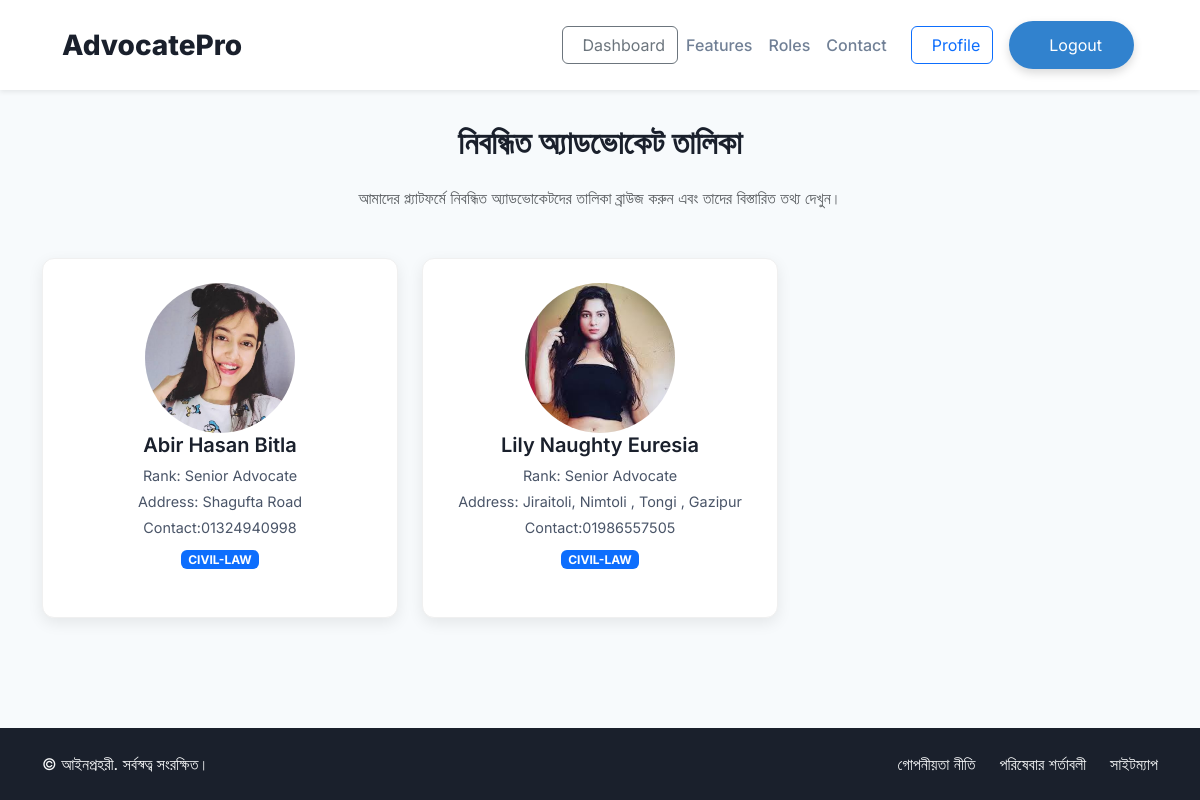
The page /advocate/registered_advocate.php (signed in) on the database as committed earlier.
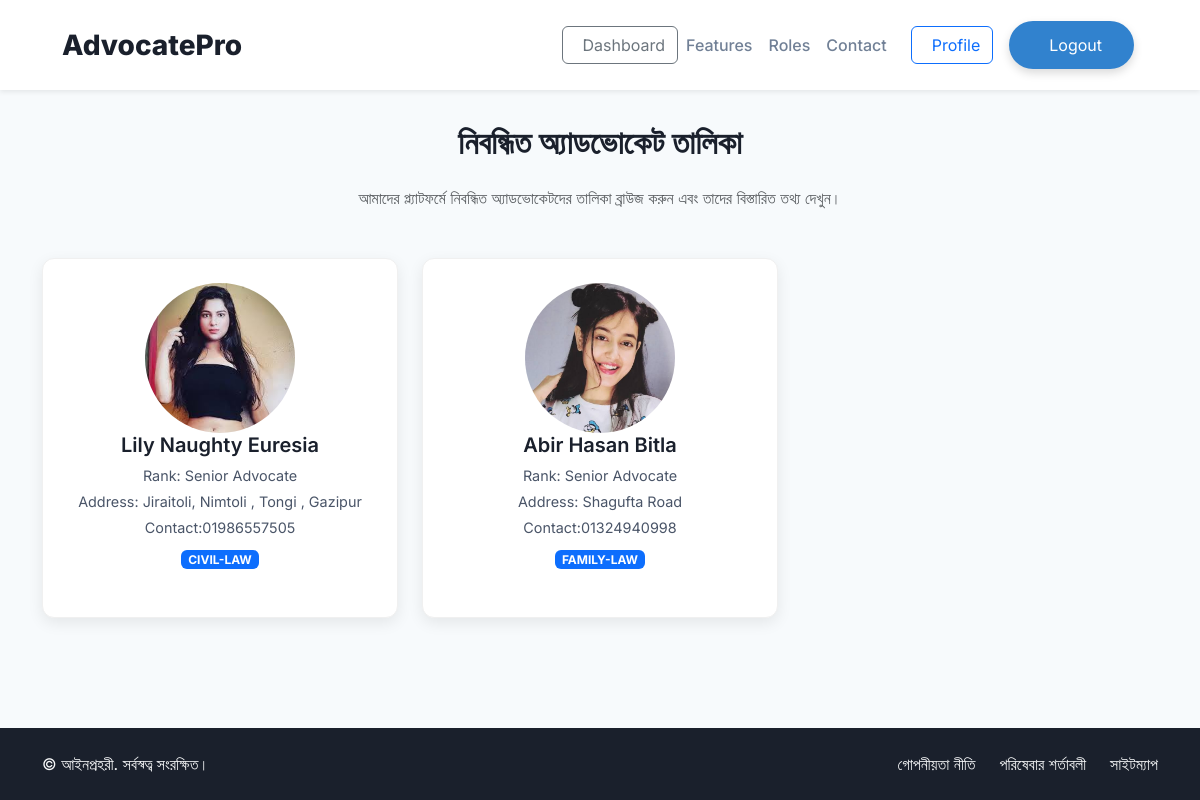
The same page on the database as committed later.
### tables this page shows
CREATE TABLE `users` (
  `id` int NOT NULL,
  `unique_code` varchar(1000) NOT NULL,
  `name` varchar(500) NOT NULL,
  `email` varchar(255) NOT NULL,
  `phone` varchar(255) NOT NULL,
  `password` varchar(255) NOT NULL,
  `role` varchar(255) NOT NULL
);

CREATE TABLE `profile` (
  `user_id` int NOT NULL,
  `name` varchar(255) NOT NULL,
  `post` varchar(255) NOT NULL,
  `address` varchar(500) NOT NULL,
  `contact` varchar(255) NOT NULL,
  `email` varchar(255) NOT NULL,
  `meet_link` varchar(255) NOT NULL,
  `img_name` varchar(1000) NOT NULL,
  `specialization` varchar(255) NOT NULL,
  `language` varchar(100) NOT NULL,
  `fees` int NOT NULL
);

### advocate/registered_advocate.php (the view, shortened to what this page needs)
<!DOCTYPE html>
<html lang="en">
<head>
    <link href="https://cdn.jsdelivr.net/npm/bootstrap@5.3.3/dist/css/bootstrap.min.css" rel="stylesheet" xintegrity="sha384-QWTKZyjpPEjISv5WaRU9OFeRpok6YctnYmDr5pNlyT2bRjXh0JMhjY6hW+ALEwIH">
</head>
<body>
    <?php include 'digging/navbar.php'; ?>
    <section class="list-container">
        <div class="container">
            <h2 class="section-header text-center mb-4" id="advocate-list-heading">নিবন্ধিত অ্যাডভোকেট তালিকা</h2>
            <p class="text-muted text-center mb-5" id="advocate-list-tagline">আমাদের প্ল্যাটফর্মে নিবন্ধিত অ্যাডভোকেটদের তালিকা ব্রাউজ করুন এবং তাদের বিস্তারিত তথ্য দেখুন।</p>
            <div class="row g-4" id="advocate-cards-container">
                <?php
                include '../configuration/config.php';
                $sql = "SELECT users.id,profile.name,profile.post,profile.contact,profile.email,profile.img_name,profile.address,profile.specialization,profile.language FROM users INNER JOIN profile ON users.id=profile.user_id WHERE users.role='advocate'";
                $result = mysqli_query($conn, $sql) or die(mysqli_error($conn));
                while ($row = mysqli_fetch_assoc($result)) {
                ?>
                <div class="col-md-6 col-lg-4">
                    <a href="#" class="advocate-card-link">
                        <div class="advocate-card">
                            <img class="rounded-circle" alt="Profile" width="150" height="150" src="../uploads/profile/<?php echo $row['img_name'];?>">
                            <h5><?php echo $row['name'];?></h5>
                            <p>Rank: <?php echo $row['post'];?></p>
                            <p>Address: <?php echo $row['address'];?></p>
                            <p>Contact:<?php echo $row['contact'];?> </p>
                            <span class="badge bg-primary">
                                <?php echo strtoupper($row['specialization']);?>
                            </span>
                        </div>
                    </a>
                </div>
                <?php } ?>
            </div>
        </div>
    </section>
    <footer class="bg-gray-900-custom text-light py-4">
        <div class="container text-center text-md-start d-md-flex justify-content-between align-items-center">
            <div class="mb-3 mb-md-0">
                <p class="mb-0" id="footer-copyright">&copy; <span id="current-year"></span> আইনপ্রহরী. সর্বস্বত্ব সংরক্ষিত।</p>
            </div>
            <div class="d-flex justify-content-center gap-4">
                <a href="#" class="text-light text-decoration-none hover-white" id="footer-privacy">গোপনীয়তা নীতি</a>
                <a href="#" class="text-light text-decoration-none hover-white" id="footer-terms">পরিষেবার শর্তাবলী</a>
                <a href="#" class="text-light text-decoration-none hover-white" id="footer-sitemap">সাইটম্যাপ</a>
            </div>
        </div>
    </footer>
</body>
</html>

Rows that differ between the two databases and show on the page:
shown differently, row unchanged: users "Lily Naughty Euresia": moves up the list
changed through a linked row, users "Abir Hasan Bitla": profile.specialization "CIVIL-LAW" → "FAMILY-LAW"
